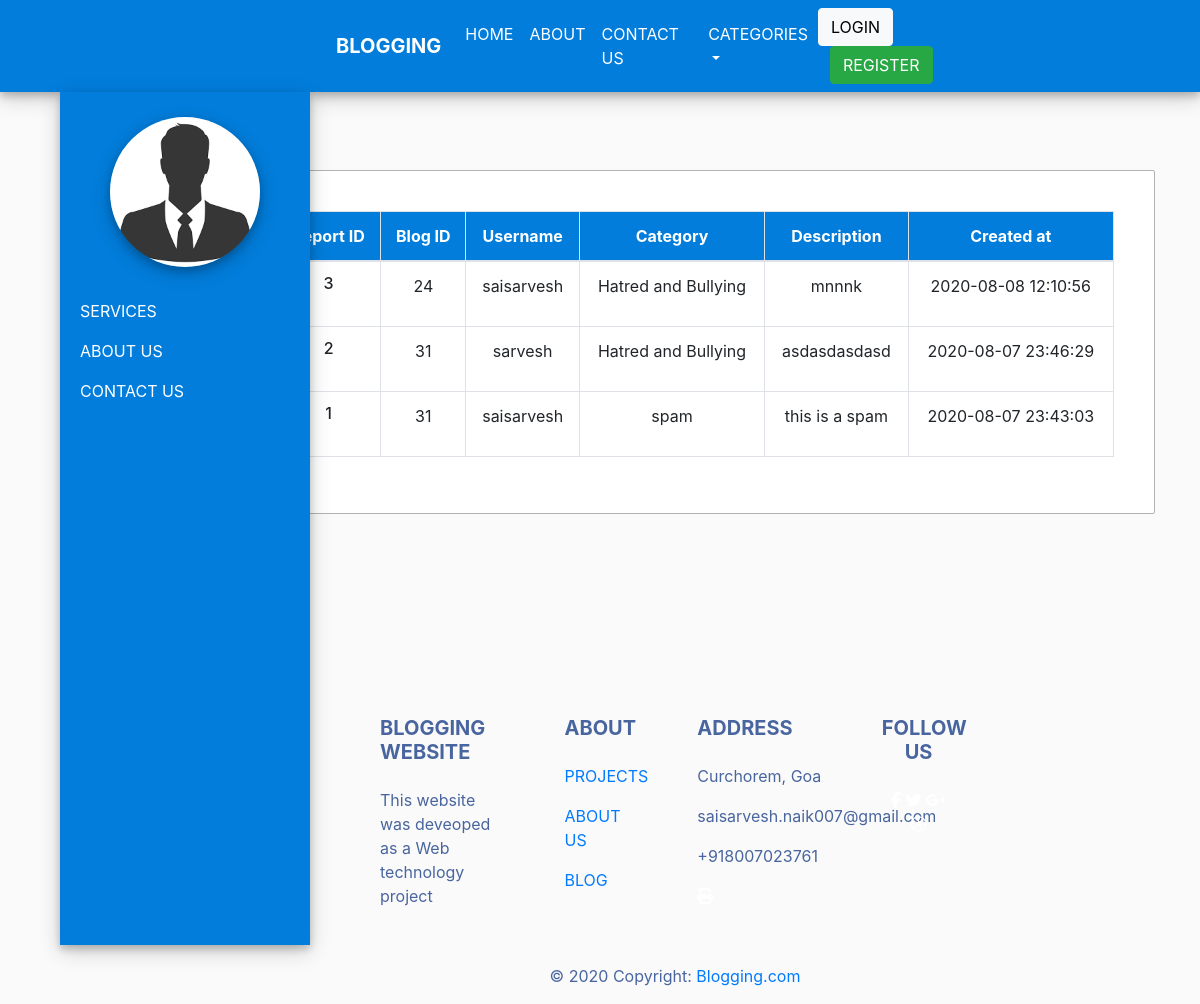
The app's page /reports.php with its own data.
### tables this page shows
CREATE TABLE `reports` (
  `report_id` int(11) NOT NULL,
  `blog_id` int(11) NOT NULL,
  `user_id` int(11) NOT NULL,
  `report_category` varchar(50) NOT NULL,
  `report_desc` varchar(100) NOT NULL,
  `created_at` datetime NOT NULL DEFAULT current_timestamp(),
  `status` int(11) NOT NULL DEFAULT 1
);

CREATE TABLE `users` (
  `user_id` int(11) NOT NULL,
  `user_name` varchar(50) NOT NULL,
  `user_address` varchar(100) NOT NULL,
  `user_cont` varchar(15) NOT NULL,
  `user_email` varchar(50) NOT NULL,
  `username` varchar(50) NOT NULL,
  `password` varchar(20) NOT NULL,
  `profile_pic` varchar(200) NOT NULL,
  `gender` varchar(20) NOT NULL,
  `user_type` int(5) NOT NULL DEFAULT 1 COMMENT '0-admin 1-user',
  `created_date_time` timestamp NOT NULL DEFAULT current_timestamp(),
  `modified_date_time` datetime NOT NULL,
  `deleted_date_time` datetime NOT NULL,
  `status` int(5) NOT NULL
);

### reports.php (the view, shortened to what this page needs)
<!DOCTYPE html>
<html lang="en">
<head>
  <link rel="stylesheet" type="text/css" href="css/bootstrap.min.css">
  <link rel="stylesheet" type="text/css" href="style.css">
  <link rel="stylesheet" type="text/css" href="sidebar.css">
</head>
<body>
  <?php
  require 'header.php';
  ?>
  <?php
  require 'sidebar.php';
  ?>
  <section>
    <div class="container">
     <div class="row" style="margin-top: 2%;">
      <div class="col-md-2"></div>
      <div class="col-md-10 text-center">
        <div class="container-fluid" style="padding: 40px;background-color: #ffffff" id="about_card">
          <table id="datatable-responsive" class="table table-striped table-bordered dt-responsive nowrap" cellspacing="0" width="100%">
            <thead>
              <tr bgcolor="#027ddb" class="text-center">
                <th><font color="white">Report ID</font></th>
                <th><font color="white">Blog ID</font></th>
                <th><font color="white">Username</font></th>
                <th><font color="white">Category</th>
                  <th><font color="white">Description</th>
                    <th><font color="white">Created at</th>
                    </tr>
                  </thead>
                  <tbody>
                    <?php
                    require 'connect.php';
                    $sql= $conn->prepare("SELECT * FROM reports INNER JOIN users ON reports.user_id=users.user_id order by reports.created_at DESC");
                    $sql->execute();
                    $sql->setFetchMode(PDO::FETCH_ASSOC);
                    if($sql->rowCount()>0){
                      foreach (($sql->fetchAll()) as $key => $row) {
                        echo '<tr class="text-center">
                        <td  bgcolor="#ffffff"><h6>'.$row['report_id'].'</h6></td>
                        <td  bgcolor="#ffffff"><p>'.$row['blog_id'].'</p></td>
                        <td  bgcolor="#ffffff"><p>'.$row['username'].'</p></td>
                        <td  bgcolor="#ffffff"><p>'.$row['report_category'].'</p></td>
                        <td  bgcolor="#ffffff"><p>'.$row['report_desc'].'</p></td>
                        <td  bgcolor="#ffffff"><p>'.$row['created_at'].'</p></td>
                        </tr>';
                      }
                    }
                    ?>
                  </tbody>
                </table>
              </div>
            </div>
          </div>
        </div>
      </section>
      <?php
      require 'footer.php';
      ?>
   </body>
   </html>

### style.css (style rules this page uses)
body { background-color: #fafafa; background-repeat: no-repeat; background-size: cover; background-position: center; }
#about_card { border-radius: 2px; background-color: #ffffff; border:1px solid #b2b2b2; }

### records on screen
reports: report_id "3", blog "24", user.username "saisarvesh", report_category "Hatred and Bullying", report_desc "mnnnk", created_at "2020-08-08 12:10:56"
reports: report_id "2", blog "31", user.username "sarvesh", report_category "Hatred and Bullying", report_desc "asdasdasdasd", created_at "2020-08-07 23:46:29"
reports: report_id "1", blog "31", user.username "saisarvesh", report_category "spam", report_desc "this is a spam", created_at "2020-08-07 23:43:03"
